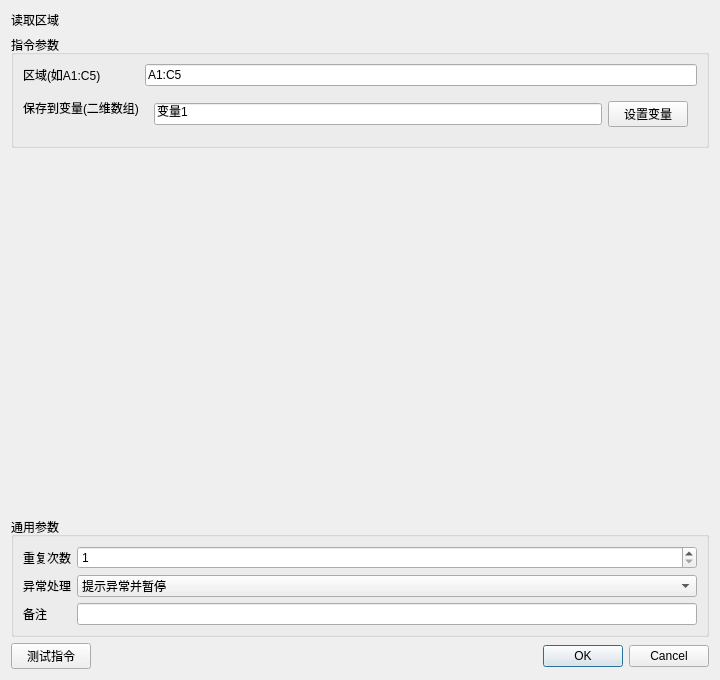
<?xml version="1.0" encoding="UTF-8"?><ui version="4.0"><class>InstructionEditor</class><widget class="QDialog" name="InstructionEditor"><property name="geometry"><rect><x>0</x><y>0</y><width>720</width><height>680</height></rect></property><layout class="QVBoxLayout" name="rootLayout"><item><widget class="QLabel" name="titleLabel"><property name="text"><string>读取区域</string></property></widget></item><item><widget class="QGroupBox" name="parameterGroupBox"><property name="title"><string>指令参数</string></property><layout class="QFormLayout" name="parameterFormLayout"><item row="0" column="0"><widget class="QLabel" name="label_0"><property name="text"><string>区域(如A1:C5)</string></property></widget></item><item row="0" column="1"><widget class="QLineEdit" name="parameter_0"><property name="text"><string>A1:C5</string></property></widget></item><item row="1" column="0"><widget class="QLabel" name="label_1"><property name="text"><string>保存到变量(二维数组)</string></property></widget></item><item row="1" column="1"><widget class="QWidget" name="container_1"><layout class="QHBoxLayout" name="fieldLayout_1"><item><widget class="QLineEdit" name="parameter_1"><property name="text"><string>变量1</string></property></widget></item><item><widget class="QPushButton" name="auxiliary_1"><property name="text"><string>设置变量</string></property></widget></item></layout></widget></item></layout></widget></item><item><spacer name="verticalSpacer"><property name="orientation"><enum>Qt::Vertical</enum></property><property name="sizeHint" stdset="0"><size><width>20</width><height>20</height></size></property></spacer></item>
<item><widget class="QGroupBox" name="commonGroupBox"><property name="title"><string>通用参数</string></property><layout class="QFormLayout" name="commonFormLayout">
<item row="0" column="0"><widget class="QLabel" name="repeatLabel"><property name="text"><string>重复次数</string></property></widget></item><item row="0" column="1"><widget class="QSpinBox" name="repeatSpinBox"><property name="minimum"><number>1</number></property><property name="maximum"><number>999999</number></property><property name="value"><number>1</number></property></widget></item>
<item row="1" column="0"><widget class="QLabel" name="errorPolicyLabel"><property name="text"><string>异常处理</string></property></widget></item><item row="1" column="1"><widget class="QComboBox" name="errorPolicyComboBox"><item><property name="text"><string>自动跳过</string></property></item><item><property name="text"><string>提示异常并暂停</string></property></item><item><property name="text"><string>提示异常并停止</string></property></item><property name="currentIndex"><number>1</number></property></widget></item>
<item row="2" column="0"><widget class="QLabel" name="noteLabel"><property name="text"><string>备注</string></property></widget></item><item row="2" column="1"><widget class="QLineEdit" name="noteEdit"/></item>
</layout></widget></item>
<item><layout class="QHBoxLayout" name="footerLayout"><item><widget class="QPushButton" name="testButton"><property name="text"><string>测试指令</string></property></widget></item><item><spacer name="footerSpacer"><property name="orientation"><enum>Qt::Horizontal</enum></property><property name="sizeHint" stdset="0"><size><width>40</width><height>20</height></size></property></spacer></item><item><widget class="QDialogButtonBox" name="buttonBox"><property name="standardButtons"><set>QDialogButtonBox::Cancel|QDialogButtonBox::Ok</set></property></widget></item></layout></item>
</layout></widget><resources/><connections/></ui>
